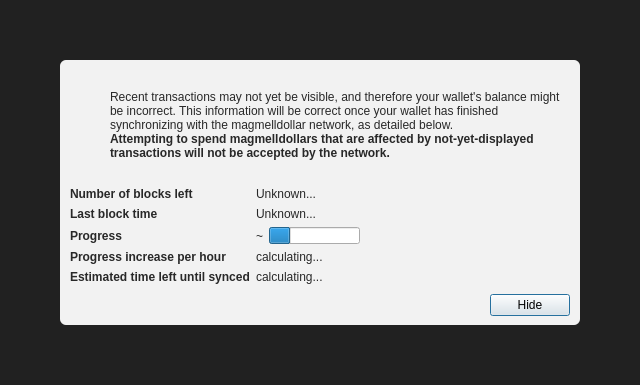
<?xml version="1.0" encoding="UTF-8"?>
<ui version="4.0">
 <class>ModalOverlay</class>
 <widget class="ModalOverlay" name="ModalOverlay">
  <property name="geometry">
   <rect>
    <x>0</x>
    <y>0</y>
    <width>640</width>
    <height>385</height>
   </rect>
  </property>
  <property name="windowTitle">
   <string>Form</string>
  </property>
  <layout class="QVBoxLayout" name="verticalLayout" stretch="0">
   <property name="sizeConstraint">
    <enum>QLayout::SetDefaultConstraint</enum>
   </property>
   <property name="leftMargin">
    <number>0</number>
   </property>
   <property name="topMargin">
    <number>0</number>
   </property>
   <property name="rightMargin">
    <number>0</number>
   </property>
   <property name="bottomMargin">
    <number>0</number>
   </property>
   <item>
    <widget class="QWidget" name="bgWidget" native="true">
     <property name="styleSheet">
      <string notr="true">#bgWidget { background: rgba(0,0,0,220); }</string>
     </property>
     <layout class="QVBoxLayout" name="verticalLayoutMain" stretch="1">
      <property name="leftMargin">
       <number>60</number>
      </property>
      <property name="topMargin">
       <number>60</number>
      </property>
      <property name="rightMargin">
       <number>60</number>
      </property>
      <property name="bottomMargin">
       <number>60</number>
      </property>
      <item>
       <widget class="QWidget" name="contentWidget" native="true">
        <property name="styleSheet">
         <string notr="true">#contentWidget { background: rgba(255,255,255,240); border-radius: 6px; }

QLabel { color: rgb(40,40,40);  }</string>
        </property>
        <layout class="QVBoxLayout" name="verticalLayoutSub" stretch="1,0,0,0">
         <property name="spacing">
          <number>0</number>
         </property>
         <property name="leftMargin">
          <number>10</number>
         </property>
         <property name="topMargin">
          <number>10</number>
         </property>
         <property name="rightMargin">
          <number>10</number>
         </property>
         <property name="bottomMargin">
          <number>10</number>
         </property>
         <item>
          <layout class="QHBoxLayout" name="horizontalLayoutIconText" stretch="0,1">
           <property name="topMargin">
            <number>20</number>
           </property>
           <item>
            <layout class="QVBoxLayout" name="verticalLayoutIcon">
             <property name="leftMargin">
              <number>0</number>
             </property>
             <item>
              <widget class="QPushButton" name="warningIcon">
               <property name="enabled">
                <bool>false</bool>
               </property>
               <property name="text">
                <string/>
               </property>
               <property name="icon">
                <iconset>
                 <normaloff>:/icons/warning</normaloff>
                 <disabledoff>:/icons/warning</disabledoff>:/icons/warning</iconset>
               </property>
               <property name="iconSize">
                <size>
                 <width>48</width>
                 <height>48</height>
                </size>
               </property>
               <property name="flat">
                <bool>true</bool>
               </property>
              </widget>
             </item>
             <item>
              <spacer name="verticalSpacerWarningIcon">
               <property name="orientation">
                <enum>Qt::Vertical</enum>
               </property>
               <property name="sizeHint" stdset="0">
                <size>
                 <width>20</width>
                 <height>40</height>
                </size>
               </property>
              </spacer>
             </item>
            </layout>
           </item>
           <item>
            <layout class="QVBoxLayout" name="verticalLayoutInfoText">
             <property name="leftMargin">
              <number>0</number>
             </property>
             <property name="topMargin">
              <number>0</number>
             </property>
             <item>
              <widget class="QLabel" name="infoText">
               <property name="text">
                <string>Recent transactions may not yet be visible, and therefore your wallet's balance might be incorrect. This information will be correct once your wallet has finished synchronizing with the magmelldollar network, as detailed below.</string>
               </property>
               <property name="textFormat">
                <enum>Qt::RichText</enum>
               </property>
               <property name="wordWrap">
                <bool>true</bool>
               </property>
              </widget>
             </item>
             <item>
              <widget class="QLabel" name="infoTextStrong">
               <property name="font">
                <font>
                 <weight>75</weight>
                 <bold>true</bold>
                </font>
               </property>
               <property name="text">
                <string>Attempting to spend magmelldollars that are affected by not-yet-displayed transactions will not be accepted by the network.</string>
               </property>
               <property name="textFormat">
                <enum>Qt::RichText</enum>
               </property>
               <property name="wordWrap">
                <bool>true</bool>
               </property>
              </widget>
             </item>
             <item>
              <spacer name="verticalSpacerInTextSpace">
               <property name="orientation">
                <enum>Qt::Vertical</enum>
               </property>
               <property name="sizeHint" stdset="0">
                <size>
                 <width>20</width>
                 <height>40</height>
                </size>
               </property>
              </spacer>
             </item>
            </layout>
           </item>
          </layout>
         </item>
         <item>
          <spacer name="verticalSpacerAfterText">
           <property name="orientation">
            <enum>Qt::Vertical</enum>
           </property>
           <property name="sizeHint" stdset="0">
            <size>
             <width>20</width>
             <height>40</height>
            </size>
           </property>
          </spacer>
         </item>
         <item>
          <layout class="QFormLayout" name="formLayout">
           <property name="fieldGrowthPolicy">
            <enum>QFormLayout::FieldsStayAtSizeHint</enum>
           </property>
           <property name="horizontalSpacing">
            <number>6</number>
           </property>
           <property name="verticalSpacing">
            <number>6</number>
           </property>
           <property name="topMargin">
            <number>10</number>
           </property>
           <item row="0" column="0">
            <widget class="QLabel" name="labelNumberOfBlocksLeft">
             <property name="font">
              <font>
               <weight>75</weight>
               <bold>true</bold>
              </font>
             </property>
             <property name="text">
              <string>Number of blocks left</string>
             </property>
            </widget>
           </item>
           <item row="0" column="1">
            <widget class="QLabel" name="numberOfBlocksLeft">
             <property name="text">
              <string>Unknown...</string>
             </property>
            </widget>
           </item>
           <item row="1" column="0">
            <widget class="QLabel" name="labelLastBlockTime">
             <property name="font">
              <font>
               <weight>75</weight>
               <bold>true</bold>
              </font>
             </property>
             <property name="text">
              <string>Last block time</string>
             </property>
            </widget>
           </item>
           <item row="1" column="1">
            <widget class="QLabel" name="newestBlockDate">
             <property name="sizePolicy">
              <sizepolicy hsizetype="Maximum" vsizetype="Preferred">
               <horstretch>0</horstretch>
               <verstretch>0</verstretch>
              </sizepolicy>
             </property>
             <property name="text">
              <string>Unknown...</string>
             </property>
            </widget>
           </item>
           <item row="2" column="0">
            <widget class="QLabel" name="labelSyncDone">
             <property name="font">
              <font>
               <weight>75</weight>
               <bold>true</bold>
              </font>
             </property>
             <property name="text">
              <string>Progress</string>
             </property>
            </widget>
           </item>
           <item row="2" column="1">
            <layout class="QHBoxLayout" name="horizontalLayoutSync" stretch="0,1">
             <item>
              <widget class="QLabel" name="percentageProgress">
               <property name="text">
                <string notr="true">~</string>
               </property>
              </widget>
             </item>
             <item>
              <widget class="QProgressBar" name="progressBar">
               <property name="value">
                <number>24</number>
               </property>
               <property name="format">
                <string/>
               </property>
              </widget>
             </item>
            </layout>
           </item>
           <item row="4" column="0">
            <widget class="QLabel" name="labelProgressIncrease">
             <property name="font">
              <font>
               <weight>75</weight>
               <bold>true</bold>
              </font>
             </property>
             <property name="text">
              <string>Progress increase per hour</string>
             </property>
            </widget>
           </item>
           <item row="4" column="1">
            <widget class="QLabel" name="progressIncreasePerH">
             <property name="text">
              <string>calculating...</string>
             </property>
            </widget>
           </item>
           <item row="5" column="0">
            <widget class="QLabel" name="labelEstimatedTimeLeft">
             <property name="font">
              <font>
               <weight>75</weight>
               <bold>true</bold>
              </font>
             </property>
             <property name="text">
              <string>Estimated time left until synced</string>
             </property>
            </widget>
           </item>
           <item row="5" column="1">
            <widget class="QLabel" name="expectedTimeLeft">
             <property name="text">
              <string>calculating...</string>
             </property>
            </widget>
           </item>
          </layout>
         </item>
         <item>
          <layout class="QHBoxLayout" name="horizontalLayoutButtons">
           <property name="leftMargin">
            <number>10</number>
           </property>
           <property name="topMargin">
            <number>10</number>
           </property>
           <item>
            <spacer name="horizontalSpacer">
             <property name="orientation">
              <enum>Qt::Horizontal</enum>
             </property>
             <property name="sizeHint" stdset="0">
              <size>
               <width>40</width>
               <height>20</height>
              </size>
             </property>
            </spacer>
           </item>
           <item>
            <widget class="QPushButton" name="closeButton">
             <property name="text">
              <string>Hide</string>
             </property>
             <property name="focusPolicy">
              <enum>Qt::StrongFocus</enum>
             </property>
             <property name="default">
              <bool>true</bool>
             </property>
            </widget>
           </item>
          </layout>
         </item>
        </layout>
       </widget>
      </item>
     </layout>
    </widget>
   </item>
  </layout>
 </widget>
 <customwidgets>
  <customwidget>
   <class>ModalOverlay</class>
   <extends>QWidget</extends>
   <header>qt/modaloverlay.h</header>
   <container>1</container>
  </customwidget>
 </customwidgets>
 <resources/>
 <connections/>
</ui>
